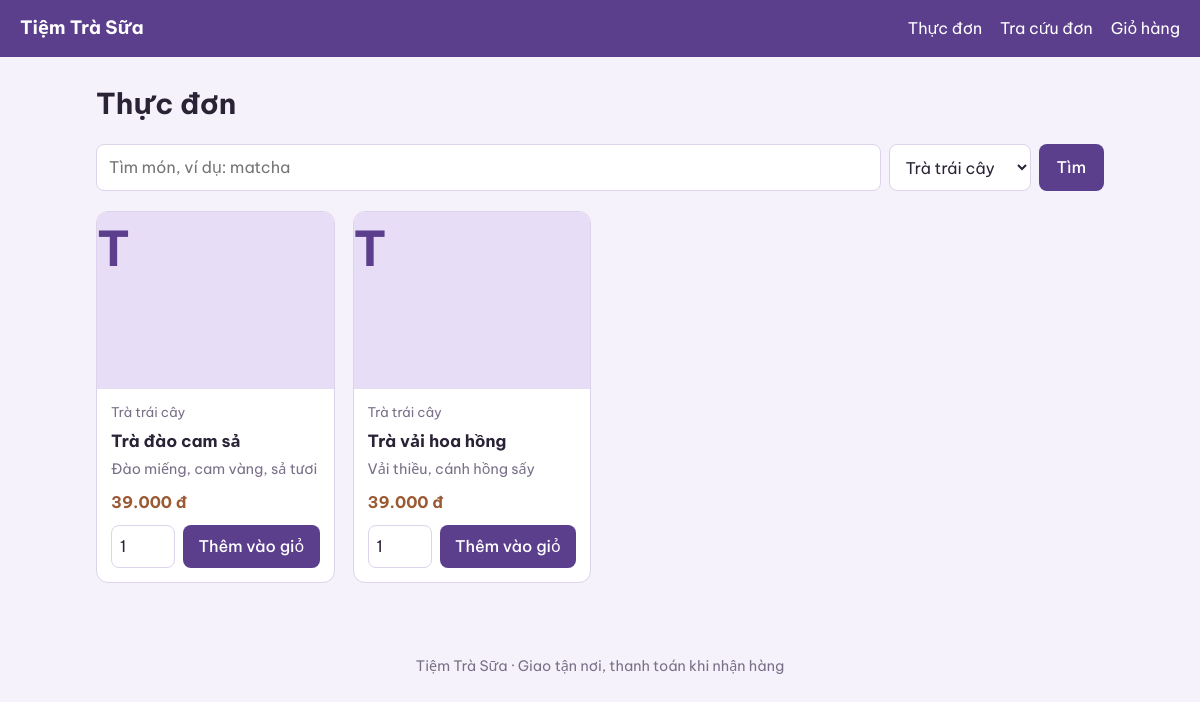
/index.php?cat=2, run on the app's committed database.
### tables this page shows
CREATE TABLE products (
  id INT AUTO_INCREMENT PRIMARY KEY,
  category_id INT NULL,
  name VARCHAR(150) NOT NULL,
  description TEXT,
  price INT UNSIGNED NOT NULL,
  image VARCHAR(255) NULL,
  is_available TINYINT(1) NOT NULL DEFAULT 1,
  created_at TIMESTAMP DEFAULT CURRENT_TIMESTAMP,
  FOREIGN KEY (category_id) REFERENCES categories(id) ON DELETE SET NULL
);

CREATE TABLE categories (
  id INT AUTO_INCREMENT PRIMARY KEY,
  name VARCHAR(100) NOT NULL
);

### includes/init.php (called while the page is built, shortened)
<?php
function db(): PDO {
    static $pdo = null;
    if ($pdo === null) {
        $pdo = new PDO(
            'mysql:host=' . DB_HOST . ';dbname=' . DB_NAME . ';charset=utf8mb4',
            DB_USER, DB_PASS,
            [
                PDO::ATTR_ERRMODE            => PDO::ERRMODE_EXCEPTION,
                PDO::ATTR_DEFAULT_FETCH_MODE => PDO::FETCH_ASSOC,
                PDO::ATTR_EMULATE_PREPARES   => false,
            ]
        );
    }
    return $pdo;
}
function e($s): string { return htmlspecialchars((string)$s, ENT_QUOTES, 'UTF-8'); }
function money($n): string { return number_format((int)$n, 0, ',', '.') . ' đ'; }

### index.php (the view, shortened to what this page needs)
<?php
require __DIR__ . '/includes/init.php';
$q   = trim($_GET['q'] ?? '');
$cat = (int)($_GET['cat'] ?? 0);
$cats = db()->query('SELECT * FROM categories ORDER BY name')->fetchAll();
$sql = 'SELECT p.*, c.name AS cat_name FROM products p
        LEFT JOIN categories c ON c.id = p.category_id
        WHERE p.is_available = 1';
$params = [];
if ($cat > 0)   { $sql .= ' AND p.category_id = ?'; $params[] = $cat; }
$sql .= ' ORDER BY c.name, p.name';
$stmt = db()->prepare($sql);
$stmt->execute($params);
$products = $stmt->fetchAll();
include __DIR__ . '/includes/header.php';
?>
<h1>Thực đơn</h1>
<form class="search" method="get">
  <input type="search" name="q" value="<?= e($q) ?>" placeholder="Tìm món, ví dụ: matcha">
  <select name="cat">
    <?php foreach ($cats as $c): ?>
      <option value="<?= $c['id'] ?>" <?= $cat === (int)$c['id'] ? 'selected' : '' ?>><?= e($c['name']) ?></option>
    <?php endforeach; ?>
  </select>
  <button class="btn">Tìm</button>
</form>
<?php if (!$products): ?>
  <p class="empty">Không tìm thấy món nào khớp với "<?= e($q) ?>". Thử từ khoá khác hoặc chọn "Tất cả nhóm".</p>
<?php else: ?>
<div class="grid">
  <?php foreach ($products as $p): ?>
  <article class="card">
    <?php if ($p['image']): ?>
      <img src="<?= BASE_URL ?>/uploads/<?= e($p['image']) ?>" alt="<?= e($p['name']) ?>">
    <?php else: ?>
      <div class="ph"><?= e(mb_substr($p['name'], 0, 1)) ?></div>
    <?php endif; ?>
    <div class="card-body">
      <small class="muted"><?= e($p['cat_name'] ?? 'Khác') ?></small>
      <h3><?= e($p['name']) ?></h3>
      <p class="muted"><?= e($p['description']) ?></p>
      <div class="price"><?= money($p['price']) ?></div>
      <form method="post" action="<?= BASE_URL ?>/cart.php" class="add">
        <input type="number" name="qty" value="1" min="1" max="20" aria-label="Số lượng">
        <button class="btn">Thêm vào giỏ</button>
      </form>
    </div>
  </article>
  <?php endforeach; ?>
</div>
<?php endif; ?>
<?php include __DIR__ . '/includes/footer.php'; ?>

### assets/style.css (style rules this page uses)
:root { --bg: #f6f2fb; --ink: #2a2235; --muted: #7a6f88; --line: #ddd3ea; --primary: #5b3f8c; --primary-ink: #fff; --sugar: #9a5b34; --card: #fff; --ok: #2f7d4f; --err: #b3342f; }
* { box-sizing: border-box; }
body { margin: 0; background: var(--bg); color: var(--ink); font: 16px/1.55 "Be Vietnam Pro", system-ui, sans-serif; }
h1 { font-size: 1.8rem; margin: 0.2em 0 0.6em; }
.muted { color: var(--muted); }
.btn { display: inline-block; background: var(--primary); color: #fff; border: 0; border-radius: 8px; padding: 10px 18px; font: inherit; font-weight: 500; cursor: pointer; text-decoration: none; }
input, select, textarea { font: inherit; padding: 10px 12px; border: 1px solid var(--line); border-radius: 8px; background: #fff; color: var(--ink); width: 100%; }
.search { display: flex; gap: 8px; flex-wrap: wrap; margin-bottom: 20px; }
.search input { flex: 1 1 220px; width: auto; }
.search select { width: auto; }
.grid { display: grid; grid-template-columns: repeat(auto-fill, minmax(230px, 1fr)); gap: 18px; }
.card { background: var(--card); border: 1px solid var(--line); border-radius: 12px; overflow: hidden; display: flex; flex-direction: column; }
.card img, .card .ph { width: 100%; aspect-ratio: 4/3; object-fit: cover; display: block; }
.ph { display: grid; place-items: center; background: #e8ddf7; color: var(--primary); font-size: 3rem; font-weight: 700; }
.card-body { padding: 14px; display: flex; flex-direction: column; gap: 4px; flex: 1; }
.card h3 { margin: 0; font-size: 1.05rem; }
.card p { margin: 0; font-size: 0.9rem; }
.price { font-weight: 700; color: var(--sugar); margin: 6px 0; }
.add { display: flex; gap: 8px; margin-top: auto; }
.add input { width: 64px; padding: 8px; }
.add .btn { flex: 1; padding: 8px 10px; }

### data on the page
products: name "T", category.name "Trà trái cây", name "Trà đào cam sả", description "Đào miếng, cam vàng, sả tươi", price "39.000 đ"
products: name "T", category.name "Trà trái cây", name "Trà vải hoa hồng", description "Vải thiều, cánh hồng sấy", price "39.000 đ"

### other printed values
form field cat "Trà trái cây"
